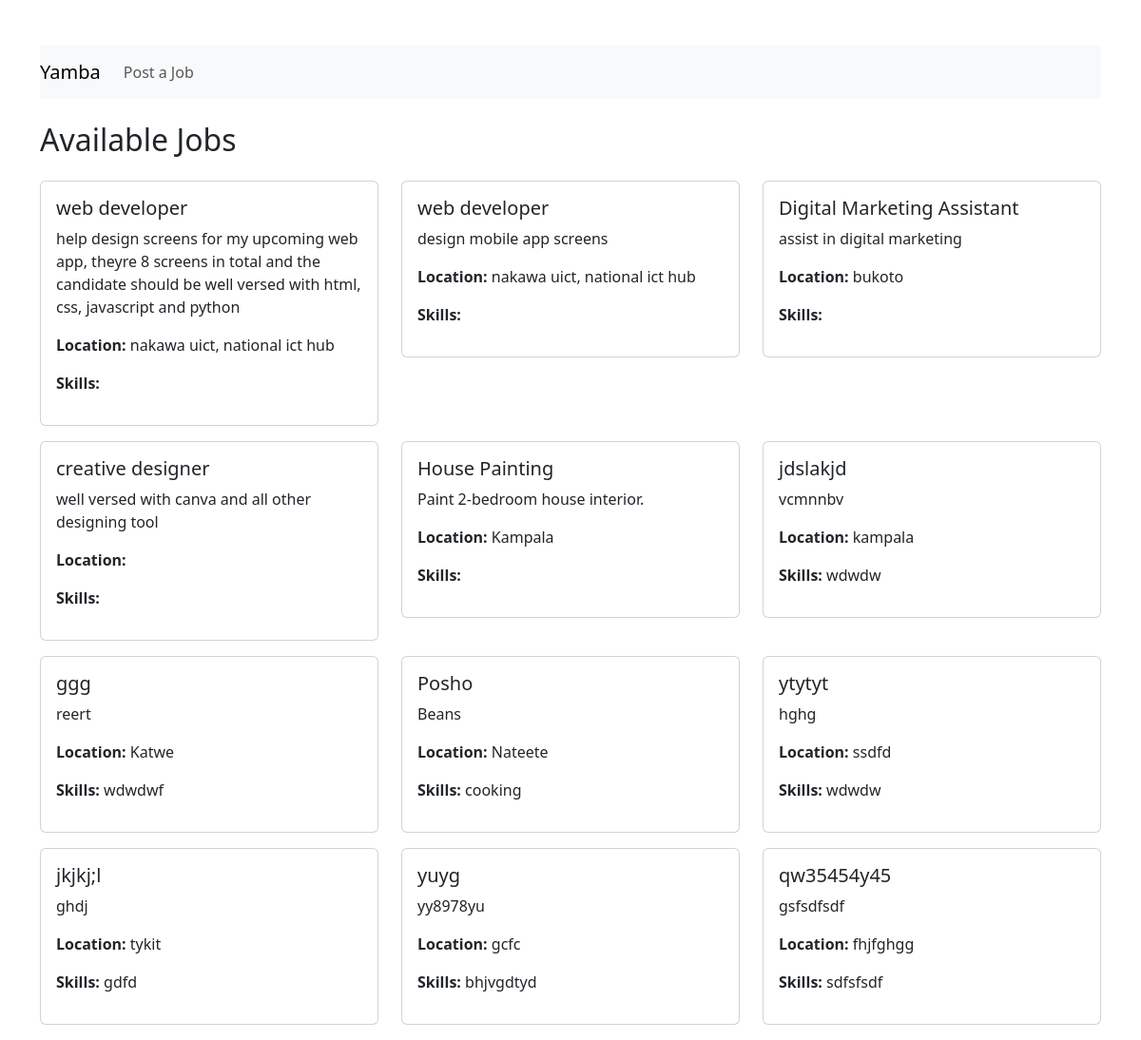
The page /api/jobs/ on the database its author committed.
### jobs/models.py (models this page shows)
class Job(models.Model):
    STATUS_CHOICES = [
        ('open', 'Open'),
        ('filled', 'Filled'),
        ('cancelled', 'Cancelled'),
        ('expired', 'Expired'),
    ]
    title = models.CharField(max_length=100)
    description = models.TextField()
    location = models.CharField(max_length=100)
    skills_required = models.CharField(max_length=200)
    expiry_date = models.DateTimeField(default=timezone.now() + timedelta(days=7))
    is_urgent = models.BooleanField(default=False)
    status = models.CharField(max_length=10, choices=STATUS_CHOICES, default='open')
    budget = models.DecimalField(
        max_digits=10,
        decimal_places=2,
        null=True,
        blank=True,
        default=Decimal('0.00'),
    )
    created_by = models.ForeignKey(User, on_delete=models.CASCADE, null=True, blank=True)
    is_negotiable = models.BooleanField(default=False)

### jobs/views.py (the view)
# urls.py: path('api/jobs/', views.job_list, name='job_list'),
def job_list(request):
    jobs = Job.objects.all()
    return render(request, 'jobs/job_list.html', {'jobs': jobs})

### jobs/templates/jobs/job_list.html (shortened to what this page needs)
{% extends "base.html" %}
{% block content %}
  <h2 class="mb-4">Available Jobs</h2>
  <div class="row">
    {% for job in jobs %}
      <div class="col-md-4">
        <div class="card mb-3">
          <div class="card-body">
            <h5 class="card-title">{{ job.title }}</h5>
            <p class="card-text">{{ job.description }}</p>
            <p><strong>Location:</strong> {{ job.location }}</p>
            <p><strong>Skills:</strong> {{ job.skills_required }}</p>
          </div>
        </div>
      </div>
    {% empty %}
      <p>No jobs available yet.</p>
    {% endfor %}
  </div>
{% endblock %}

### jobs/templates/base.html (shortened to what this page needs)
<!DOCTYPE html>
<html lang="en">
<head>
    <link href="https://cdn.jsdelivr.net/npm/bootstrap@5.3.3/dist/css/bootstrap.min.css" rel="stylesheet">
</head>
<body class="container mt-5">
    <nav class="navbar navbar-expand-lg navbar-light bg-light mb-4">
        <a class="navbar-brand" href="/">Yamba</a>
        <div class="collapse navbar-collapse">
            <ul class="navbar-nav me-auto">
                <li class="nav-item">
                    <a class="nav-link" href="/post-job/">Post a Job</a>
                </li>
            </ul>
        </div>
    </nav>
    {% block content %}
    {% endblock %}
</body>
</html>

### rows shown on the page
Job: title "web developer", description "help design screens for my upcoming web app, theyre 8 screens in total and the candidate should be well versed with html, css, javascript and python", location "nakawa uict, national ict hub"
Job: title "web developer", description "design mobile app screens", location "nakawa uict, national ict hub"
Job: title "Digital Marketing Assistant", description "assist in digital marketing", location "bukoto"
Job: title "creative designer", description "well versed with canva and all other designing tool"
Job: title "House Painting", description "Paint 2-bedroom house interior.", location "Kampala"
Job: title "jdslakjd", description "vcmnnbv", location "kampala", skills_required "wdwdw"
Job: title "ggg", description "reert", location "Katwe", skills_required "wdwdwf"
Job: title "Posho", description "Beans", location "Nateete", skills_required "cooking"
Job: title "ytytyt", description "hghg", location "ssdfd", skills_required "wdwdw"
Job: title "jkjkj;l", description "ghdj", location "tykit", skills_required "gdfd"
Job: title "yuyg", description "yy8978yu", location "gcfc", skills_required "bhjvgdtyd"
Job: title "qw35454y45", description "gsfsdfsdf", location "fhjfghgg", skills_required "sdfsfsdf"
